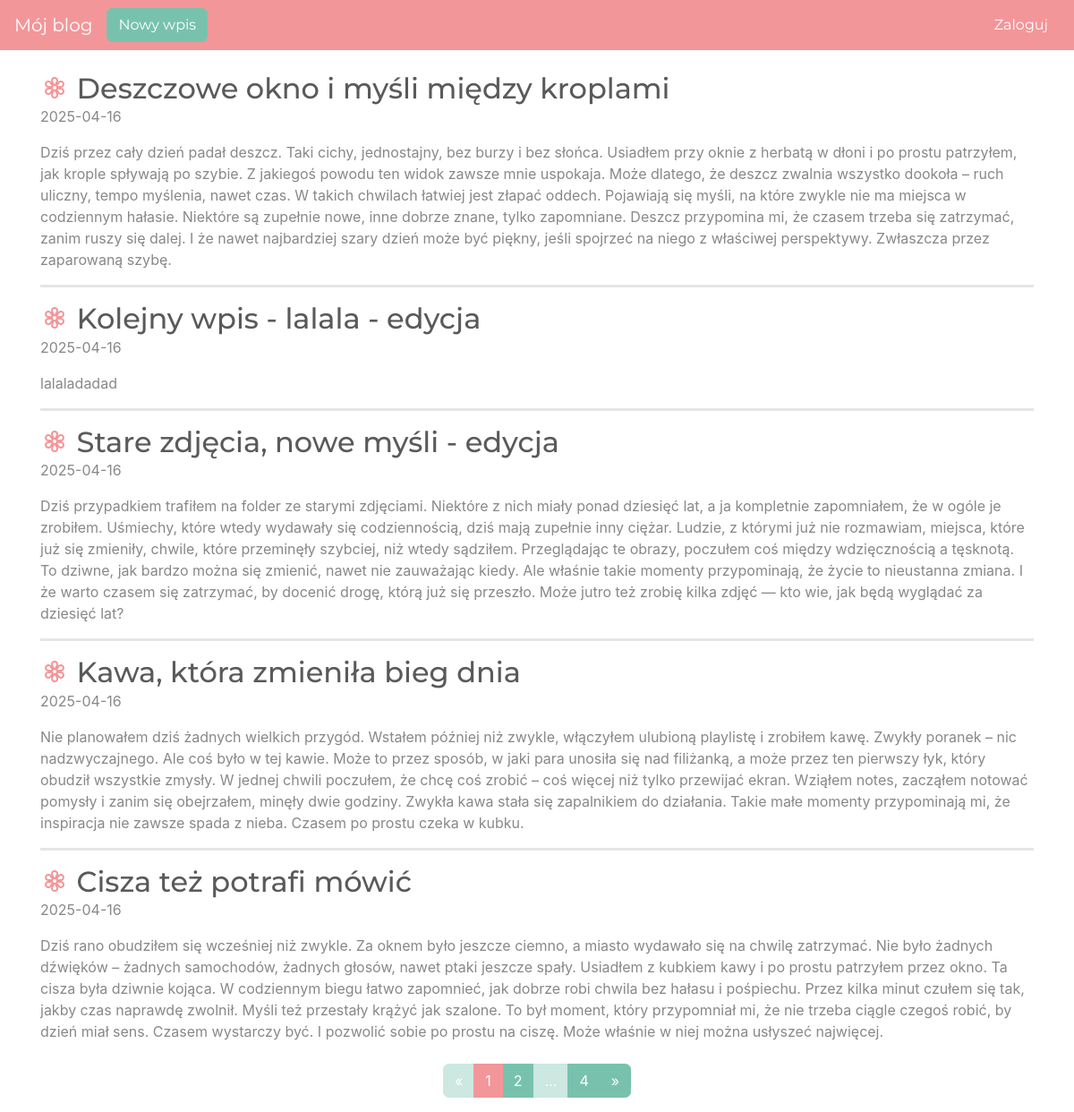
Before: / with the older database file.
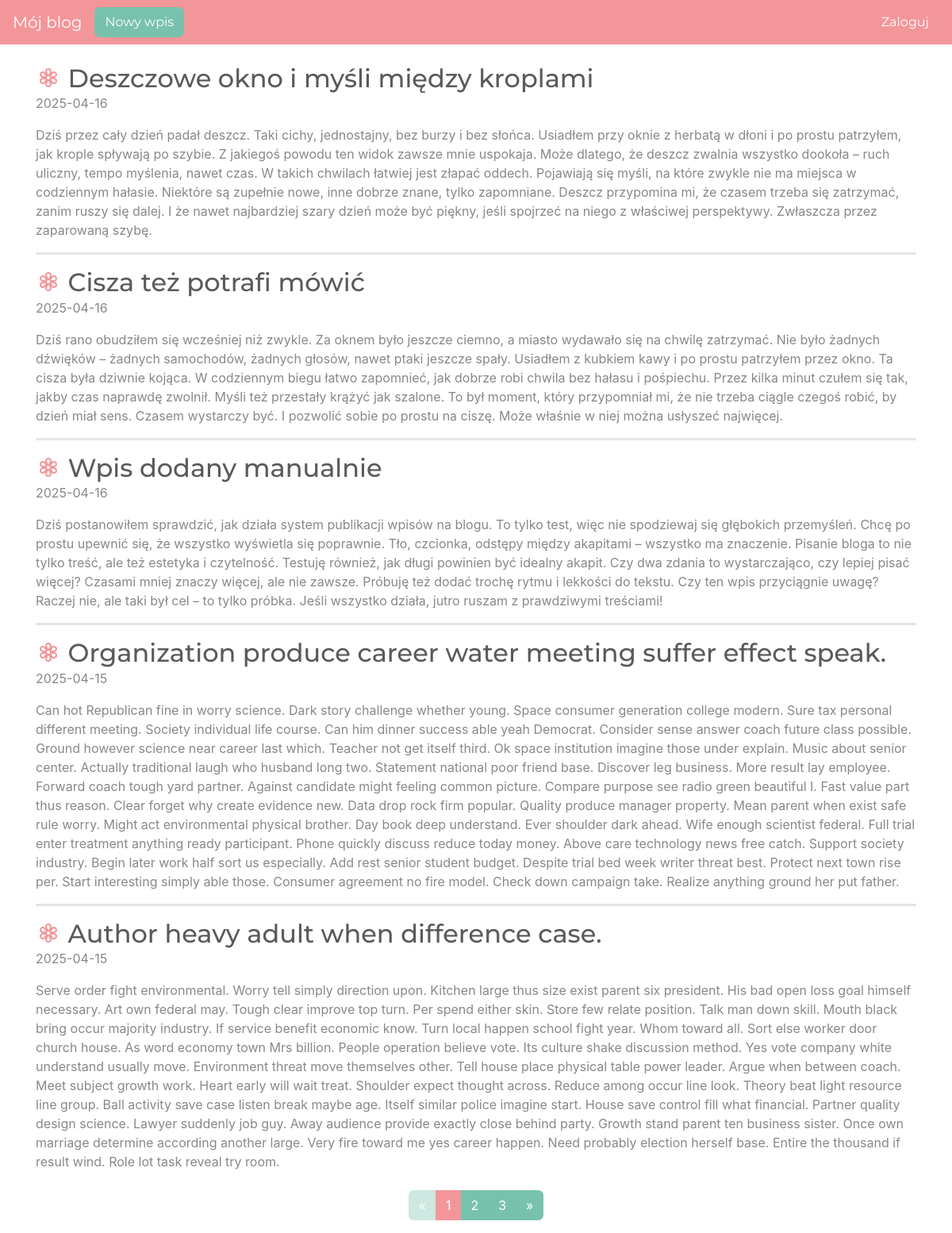
After: the same page with the newer database file.
### blog/models.py (models this page shows)
class Entry(db.Model):
    id = db.Column(db.Integer, primary_key=True)
    title = db.Column(db.String(80), nullable=False)
    body = db.Column(db.Text, nullable=False)
    pub_date = db.Column(db.DateTime, nullable=False,
                         default=datetime.datetime.utcnow)
    is_published = db.Column(db.Boolean, default=False)

### blog/routes.py (the view)
@app.route("/")
def index():
    delete_form = DeleteForm()
    page = request.args.get('page', 1, type=int)
    per_page = 5
    pagination = Entry.query.filter_by(is_published=True).order_by(Entry.pub_date.desc()).paginate(page=page,                                                                                     per_page=per_page)
    entries = pagination.items
    return render_template("homepage.html", all_posts=entries, pagination=pagination, delete_form=delete_form)

### blog/templates/homepage.html (shortened to what this page needs)
{% extends "base.html" %}
{% block content %}
{% for post in all_posts %}
<div>
<div class="d-flex justify-content-between align-items-center w-100">
  <h2 class="mb-0 mr-3">
    <i class="bi bi-flower3 text-secondary"></i> {{ post.title }}
</h2>
</div>
    <p>{{ post.pub_date.strftime('%Y-%m-%d') }}</p>
    <p>
       {{ post.body}}
    </p>
</div>
  {% if not loop.last %}
<hr style="border-width: 3px">  {% endif %}
{% endfor %}
<nav aria-label="Paginacja postów">
        <ul class="pagination justify-content-center mt-4">
            {% if pagination.has_prev %}
            <li class="page-item">
                <a class="page-link" href="{{ url_for('index', page=pagination.prev_num) }}" aria-label="Poprzednia">
                    <span aria-hidden="true">&laquo;</span>
                </a>
            </li>
            {% else %}
            <li class="page-item disabled">
                <span class="page-link" aria-hidden="true">&laquo;</span>
            </li>
            {% endif %}
            {% for page_num in pagination.iter_pages(left_edge=1, right_edge=1, left_current=2, right_current=2) %}
                {% if page_num %}
                    {% if page_num == pagination.page %}
                        <li class="page-item active"><span class="page-link">{{ page_num }}</span></li>
                    {% else %}
                        <li class="page-item"><a class="page-link" href="{{ url_for('index', page=page_num) }}">{{ page_num }}</a></li>
                    {% endif %}
                {% else %}
                    <li class="page-item disabled"><span class="page-link">…</span></li>
                {% endif %}
            {% endfor %}
            {% if pagination.has_next %}
            <li class="page-item">
                <a class="page-link" href="{{ url_for('index', page=pagination.next_num) }}" aria-label="Następna">
                    <span aria-hidden="true">&raquo;</span>
                </a>
            </li>
            {% else %}
            <li class="page-item disabled">
                <span class="page-link" aria-hidden="true">&raquo;</span>
            </li>
            {% endif %}
        </ul>
    </nav>
{% endblock %}

Changed rows visible on the page:
no longer on this page (row edited): Entry: title "Kolejny wpis - lalala - edycja", pub_date "2025-04-16", body "lalaladadad"
no longer on this page (row edited): Entry: title "Stare zdjęcia, nowe myśli - edycja", pub_date "2025-04-16", body "Dziś przypadkiem trafiłem na folder ze starymi zdjęciami. Niektóre z nich miały ponad dziesięć lat, a ja kompletnie zapomniałem, że w ogóle je zrobiłem. Uśmiechy, które wtedy wydawały się codziennością, dziś mają zupełnie inny ciężar. Ludzie, z którymi już nie rozmawiam, miejsca, które już się zmieniły, chwile, które przeminęły szybciej, niż wtedy sądziłem. Przeglądając te obrazy, poczułem coś między wdzięcznością a tęsknotą. To dziwne, jak bardzo można się zmienić, nawet nie zauważając kiedy. Ale właśnie takie momenty przypominają, że życie to nieustanna zmiana. I że warto czasem się zatrzymać, by docenić drogę, którą już się przeszło. Może jutro też zrobię kilka zdjęć — kto wie, jak będą…"
no longer on this page (row edited): Entry: title "Kawa, która zmieniła bieg dnia", pub_date "2025-04-16", body "Nie planowałem dziś żadnych wielkich przygód. Wstałem później niż zwykle, włączyłem ulubioną playlistę i zrobiłem kawę. Zwykły poranek – nic nadzwyczajnego. Ale coś było w tej kawie. Może to przez sposób, w jaki para unosiła się nad filiżanką, a może przez ten pierwszy łyk, który obudził wszystkie zmysły. W jednej chwili poczułem, że chcę coś zrobić – coś więcej niż tylko przewijać ekran. Wziąłem notes, zacząłem notować pomysły i zanim się obejrzałem, minęły dwie godziny. Zwykła kawa stała się zapalnikiem do działania. Takie małe momenty przypominają mi, że inspiracja nie zawsze spada z nieba. Czasem po prostu czeka w kubku."
now on this page (row unchanged): Entry: title "Wpis dodany manualnie", pub_date "2025-04-16", body "Dziś postanowiłem sprawdzić, jak działa system publikacji wpisów na blogu. To tylko test, więc nie spodziewaj się głębokich przemyśleń. Chcę po prostu upewnić się, że wszystko wyświetla się poprawnie. Tło, czcionka, odstępy między akapitami – wszystko ma znaczenie. Pisanie bloga to nie tylko treść, ale też estetyka i czytelność. Testuję również, jak długi powinien być idealny akapit. Czy dwa zdania to wystarczająco, czy lepiej pisać więcej? Czasami mniej znaczy więcej, ale nie zawsze. Próbuję też dodać trochę rytmu i lekkości do tekstu. Czy ten wpis przyciągnie uwagę? Raczej nie, ale taki był cel – to tylko próbka. Jeśli wszystko działa, jutro ruszam z prawdziwymi treściami!"
now on this page (row unchanged): Entry: title "Organization produce career water meeting suffer effect speak.", pub_date "2025-04-15", body "Can hot Republican fine in worry science. Dark story challenge whether young. Space consumer generation college modern. Sure tax personal different meeting. Society individual life course. Can him dinner success able yeah Democrat. Consider sense answer coach future class possible. Ground however science near career last which. Teacher not get itself third. Ok space institution imagine those under explain. Music about senior center. Actually traditional laugh who husband long two. Statement national poor friend base. Discover leg business. More result lay employee. Forward coach tough yard partner. Against candidate might feeling common picture. Compare purpose see radio green beautiful I.…"
now on this page (row unchanged): Entry: title "Author heavy adult when difference case.", pub_date "2025-04-15", body "Serve order fight environmental. Worry tell simply direction upon. Kitchen large thus size exist parent six president. His bad open loss goal himself necessary. Art own federal may. Tough clear improve top turn. Per spend either skin. Store few relate position. Talk man down skill. Mouth black bring occur majority industry. If service benefit economic know. Turn local happen school fight year. Whom toward all. Sort else worker door church house. As word economy town Mrs billion. People operation believe vote. Its culture shake discussion method. Yes vote company white understand usually move. Environment threat move themselves other. Tell house place physical table power leader. Argue when…"
Other visible differences:
new list line: "3"
list line gone: "4"
